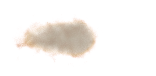
#> input picture arte/blender/renders_2d/efeitos/bola_fogo/quadro_0.png, 156 x 76 px
$ python -i comparar_polir.py   (imports and definitions only)
#> lines starting #> are read from the running program, lines starting #| are printed output that depends on the picture
#> further down, picture is the input picture: PIL image 156x76 RGBA; mean R, G, B, A 66.2, 45.5, 39.1, 34.3
# Antes e depois do polimento: para cada monstro, o render antigo (quadro 0) e o novo lado a lado, grandes e no tamanho do jogo
# (uns 60 px de altura, com a mesma gama .75 que o integrar.py aplica), sobre o tom do chão do jogo.
# Uso: python -I comparar_polir.py <pasta_nova> <saida.png> slug1,slug2,... [colunas] [sufixo_novo]
import os, sys
from PIL import Image, ImageDraw
RAW = os.path.join(os.path.dirname(os.path.dirname(os.path.abspath(__file__))), 'arte', 'blender', 'renders_2d', 'inimigos')
# [1 line that did not run here, left out]
cols = int(sys.argv[4]) if len(sys.argv) > 4 else 4
suf = sys.argv[5] if len(sys.argv) > 5 else ''
curva = [round(255 * (v / 255) ** .75) for v in range(256)]
CH = (27, 43, 37, 255)
GR, PQ = 180, 58


def recorte(im):
    b = im.split()[3].point(lambda v: 255 if v > 8 else 0).getbbox()
    return im.crop(b) if b else im


def alt(im, h):
    k = h / im.height
    return im.resize((max(1, round(im.width * k)), h), Image.LANCZOS)


def gama(im):
    r, g, b, a = im.split()
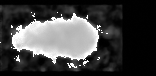
#> r: PIL image 156x76 L; min 0, max 255, mean 66.2
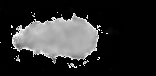
#> g: PIL image 156x76 L; min 0, max 255, mean 45.5
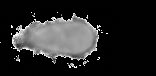
#> b: PIL image 156x76 L; min 0, max 255, mean 39.1
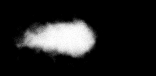
#> a: PIL image 156x76 L; min 0, max 255, mean 34.3
    return Image.merge('RGBA', (r.point(curva), g.point(curva), b.point(curva), a))


celw, celh = 2 * 200 + 20, GR + PQ + 40
# [1 line that did not run here, left out]
# [1 line that did not run here, left out]
# [1 line that did not run here, left out]
# [19 lines not run here, left out]

>>> from PIL import Image
>>> picture = Image.open('../arte/blender/renders_2d/efeitos/bola_fogo/quadro_0.png')
>>> result = gama(picture)
